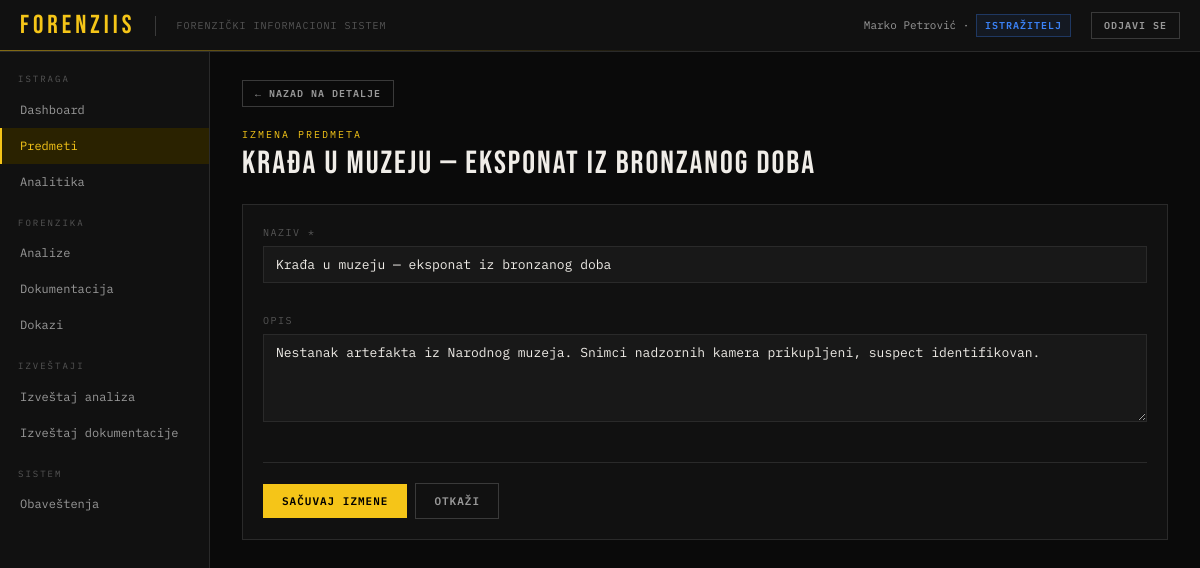
The page /?page=predmet-izmeni&id=11 (signed in) on the database its author committed.
### tables this page shows
CREATE TABLE korisnik (
    id              INT AUTO_INCREMENT PRIMARY KEY,
    ime             VARCHAR(255) NOT NULL,
    prezime         VARCHAR(255) NOT NULL,
    email           VARCHAR(255) NOT NULL UNIQUE,
    kor_ime         VARCHAR(255) NULL UNIQUE,
    lozinka_hash    VARCHAR(255) NOT NULL,
    uloga           ENUM('ADMINISTRATOR','ISTRAZITELJ','TEHNICAR','VESTAK') NOT NULL,
    aktivan         BOOLEAN NOT NULL DEFAULT TRUE,
    datum_kreiranja DATETIME NOT NULL DEFAULT NOW()
);

CREATE TABLE predmet (
    id               INT AUTO_INCREMENT PRIMARY KEY,
    naziv            VARCHAR(255) NOT NULL,
    opis             TEXT NULL,
    status           ENUM('AKTIVAN','ZATVOREN') NOT NULL DEFAULT 'AKTIVAN',
    faza             ENUM('OTVOREN_SLUCAJ','PRIKUPLJANJE_DOKAZA','ANALIZA_DOKAZA','DONOSENJE_ZAKLJUCKA','ZATVOREN_SLUCAJ') NOT NULL DEFAULT 'OTVOREN_SLUCAJ',
    datum_otvaranja  DATETIME NOT NULL DEFAULT NOW(),
    istrazitelj_id   INT NULL,
    FOREIGN KEY (istrazitelj_id) REFERENCES korisnik(id)
);

### index.php (called while the page is built, shortened)
<?php
require_once __DIR__ . '/config.php';
require_once __DIR__ . '/helpers.php';
$page   = $_GET['page']   ?? 'dashboard';
require __DIR__ . '/layout/header.php';
require __DIR__ . "/pages/{$page}.php";
require __DIR__ . '/layout/footer.php';

### helpers.php (called while the page is built, shortened)
<?php
function e(?string $str): string
{
    return htmlspecialchars($str ?? '', ENT_QUOTES, 'UTF-8');
}
function ulogaLabel(string $uloga): string
{
    $mapa = [
        'ADMINISTRATOR' => 'Administrator',
        'ISTRAZITELJ'   => 'Istražitelj',
        'TEHNICAR'      => 'Tehničar',
        'VESTAK'        => 'Veštak',
    ];
    return $mapa[$uloga] ?? $uloga;
}
function ulogaBadge(string $uloga): string
{
    $mapa = [
        'ADMINISTRATOR' => 'badge-red',
        'ISTRAZITELJ'   => 'badge-blue',
        'TEHNICAR'      => 'badge-green',
        'VESTAK'        => 'badge-purple',
    ];
    return $mapa[$uloga] ?? 'badge-gray';
}

### pages/predmet-izmeni.php (the view, shortened to what this page needs)
<?php
$predmetId = (int)($_GET['id'] ?? 0);
$stmt = $conn->prepare("SELECT * FROM predmet WHERE id = ?");
$stmt->bind_param('i', $predmetId);
$stmt->execute();
$predmet = $stmt->get_result()->fetch_assoc();
?>
<div class="page-breadcrumb">
    <a href="?page=predmet-detalji&id=<?= $predmetId ?>" class="btn btn-ghost btn-sm">&larr; Nazad na detalje</a>
</div>
<div class="page-eyebrow">Izmena predmeta</div>
<div class="page-title"><?= e($predmet['naziv']) ?></div>
<div class="card">
    <div class="card-body">
        <form method="POST" action="?page=predmet-izmeni&id=<?= $predmetId ?>">
            <div class="form-grid">
                <div class="form-group full">
                    <label>Naziv *</label>
                    <input type="text" name="naziv" value="<?= e($predmet['naziv']) ?>" required>
                </div>
                <div class="form-group full">
                    <label>Opis</label>
                    <textarea name="opis" rows="4"><?= e($predmet['opis'] ?? '') ?></textarea>
                </div>
            </div>
            <div class="action-bar">
                <button type="submit" class="btn btn-primary">Sačuvaj izmene</button>
                <a href="?page=predmet-detalji&id=<?= $predmetId ?>" class="btn btn-ghost">Otkaži</a>
            </div>
        </form>
    </div>
</div>

### layout/header.php (shortened to what this page needs)
<?php
$neprocitanaQuery = $conn->prepare("SELECT COUNT(*) as cnt FROM obavestenje WHERE korisnik_id = ? AND procitano = 0");
$neprocitanaQuery->bind_param('i', $_SESSION['user_id']);
$neprocitanaQuery->execute();
$neprocitanaBroj = $neprocitanaQuery->get_result()->fetch_assoc()['cnt'];
$kq = $conn->prepare("SELECT id, ime, prezime, email, uloga FROM korisnik WHERE id = ?");
$kq->bind_param('i', $_SESSION['user_id']);
$kq->execute();
$korisnik = $kq->get_result()->fetch_assoc();
?>
<!DOCTYPE html>
<html lang="sr">
<head>
</head>
<body>
<div id="app">
<div class="topbar">
    <div class="topbar-logo">ForenzIIS</div>
    <div class="topbar-system">Forenzički informacioni sistem</div>
    <div class="topbar-user">
        <?= e($korisnik['ime'] . ' ' . $korisnik['prezime']) ?> · <span class="badge <?= ulogaBadge($korisnik['uloga']) ?>"><?= e(ulogaLabel($korisnik['uloga'])) ?></span>
    </div>
    <a href="?page=logout" class="btn btn-ghost btn-sm">Odjavi se</a>
</div>
<div class="body-wrap">
<div class="sidebar">
<?php
$uloga = $_SESSION['uloga'];
if ($uloga === 'ADMINISTRATOR'):
?>
    <div class="sidebar-section">Administracija</div>
    <a href="?page=dashboard" class="nav-item <?= $page === 'dashboard' ? 'active' : '' ?>">Dashboard</a>
    <a href="?page=korisnik-novi" class="nav-item <?= $page === 'korisnik-novi' ? 'active' : '' ?>">Novi korisnik</a>
    <a href="?page=izvestaj-analize" class="nav-item <?= $page === 'izvestaj-analize' ? 'active' : '' ?>">Izveštaj analiza</a>
    <a href="?page=izvestaj-dokumentacije" class="nav-item <?= $page === 'izvestaj-dokumentacije' ? 'active' : '' ?>">Izveštaj dokumentacije</a>
    <a href="?page=analitika" class="nav-item <?= $page === 'analitika' ? 'active' : '' ?>">Analitika</a>
    <div class="sidebar-section">Predmeti</div>
    <a href="?page=predmeti" class="nav-item <?= $page === 'predmeti' || strpos($page, 'predmet-') === 0 ? 'active' : '' ?>">Predmeti</a>
    <div class="sidebar-section">Forenzika</div>
    <a href="?page=dokazi" class="nav-item <?= $page === 'dokazi' || strpos($page, 'dokaz-') === 0 ? 'active' : '' ?>">Dokazi</a>
    <a href="?page=analize" class="nav-item <?= $page === 'analize' || strpos($page, 'analiza-') === 0 ? 'active' : '' ?>">Analize</a>
    <a href="?page=dokumentacija" class="nav-item <?= $page === 'dokumentacija' || strpos($page, 'dokument-') === 0 ? 'active' : '' ?>">Dokumentacija</a>
    <a href="?page=dokazi-zahtevi" class="nav-item <?= $page === 'dokazi-zahtevi' ? 'active' : '' ?>">Zahtevi za dokaze</a>
    <div class="sidebar-section">Sistem</div>
    <a href="?page=tagovi" class="nav-item <?= $page === 'tagovi' || $page === 'tag-novi' ? 'active' : '' ?>">Tagovi</a>
    <a href="?page=obavestenja" class="nav-item <?= $page === 'obavestenja' ? 'active' : '' ?>">Obaveštenja<?php if ($neprocitanaBroj > 0): ?> <span class="nav-badge"><?= $neprocitanaBroj ?></span><?php endif; ?></a>
<?php elseif ($uloga === 'ISTRAZITELJ'): ?>
    <div class="sidebar-section">Istraga</div>
    <a href="?page=dashboard" class="nav-item <?= $page === 'dashboard' ? 'active' : '' ?>">Dashboard</a>
    <a href="?page=predmeti" class="nav-item <?= $page === 'predmeti' || strpos($page, 'predmet-') === 0 ? 'active' : '' ?>">Predmeti</a>
    <a href="?page=analitika" class="nav-item <?= $page === 'analitika' ? 'active' : '' ?>">Analitika</a>
    <div class="sidebar-section">Forenzika</div>
    <a href="?page=analize" class="nav-item <?= $page === 'analize' || strpos($page, 'analiza-') === 0 ? 'active' : '' ?>">Analize</a>
    <a href="?page=dokumentacija" class="nav-item <?= $page === 'dokumentacija' || strpos($page, 'dokument-') === 0 ? 'active' : '' ?>">Dokumentacija</a>
    <a href="?page=dokazi" class="nav-item <?= $page === 'dokazi' || strpos($page, 'dokaz-') === 0 ? 'active' : '' ?>">Dokazi</a>
    <div class="sidebar-section">Izveštaji</div>
    <a href="?page=izvestaj-analize" class="nav-item <?= $page === 'izvestaj-analize' ? 'active' : '' ?>">Izveštaj analiza</a>
    <a href="?page=izvestaj-dokumentacije" class="nav-item <?= $page === 'izvestaj-dokumentacije' ? 'active' : '' ?>">Izveštaj dokumentacije</a>
    <div class="sidebar-section">Sistem</div>
    <a href="?page=obavestenja" class="nav-item <?= $page === 'obavestenja' ? 'active' : '' ?>">Obaveštenja<?php if ($neprocitanaBroj > 0): ?> <span class="nav-badge"><?= $neprocitanaBroj ?></span><?php endif; ?></a>
<?php endif; ?>
</div>
<div class="main">

### rows shown on the page
korisnik: ime+prezime "Marko Petrović", uloga "ISTRAŽITELJ"
predmet: naziv "Krađa u muzeju — eksponat iz bronzanog doba", opis "Nestanak artefakta iz Narodnog muzeja. Snimci nadzornih kamera prikupljeni, suspect identifikovan."
